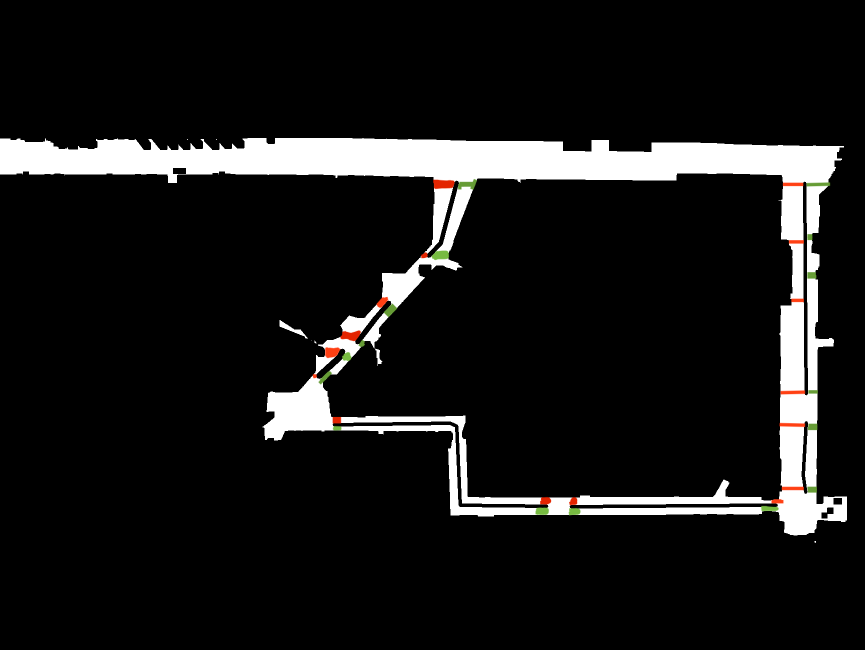
#> input picture install/path_planning/share/path_planning/maps/path_on_map_2.png, 1730 x 1300 px (shown at 1/2 size)
$ python stata_basement_modifier.py
#> lines starting #> are read from the running program, lines starting #| are printed output that depends on the picture
# cd home/racecar_ws/src/path_planning/install/path_planning/share/path_planning/maps

from PIL import Image
import numpy as np
import cv2

if False:
    # Load the map
    map_image = Image.open('stata_basement.png').convert('L')  # Convert to grayscale
    map_array = np.array(map_image)

    # Step 1: Set non-white to black and vice versa
    map_array = np.where(map_array < 255, 0, 255).astype(np.uint8)

    # Step 2: Invert colors (black to white, white to black)
    map_array = np.where(map_array == 255, 0, 255).astype(np.uint8)

    # Step 3: Dilate the white areas
    kernel = np.ones((12,12),np.uint8)
    map_array = cv2.dilate(map_array, kernel, iterations = 1)

    # Step 4: Flip colors back
    map_array = np.where(map_array == 255, 0, 255).astype(np.uint8)

    # Save the processed map
    new_map_image = Image.fromarray(map_array)
    new_map_image.save('processed_map.png')
    new_map_image.save('path_on_map.png')


    import json

    def world_to_pixel(world_xy, origin = (25.9, 48.5), resolution = 0.0504):
        world_x, world_y = world_xy
        # Convert world coordinates (meters) to pixel coordinates
        pixel_x = -int((world_x - origin[0]) / resolution)
        pixel_y = int((world_y - origin[1]) / resolution) + 1300
        return pixel_x, pixel_y


    def load_trajectory(file_path):
        # Open the file and load the data
        with open(file_path, 'r') as file:
            data = json.load(file)

        # Extract the points
        points = data['points']
        trajectory = [(point['x'], point['y']) for point in points]
        return trajectory

    for i in range(7):
        # Usage
        trajectory = load_trajectory(f'../lanes/lane-segment-{str(i+1)}.traj')
        # Example usage

        # Drawing the trajectory onto the map
        map_image = cv2.imread('path_on_map.png')
        for j in range(len(trajectory)-1):
            start_point = world_to_pixel(trajectory[j])
            end_point = world_to_pixel(trajectory[j+1])
            print(start_point, end_point)
            if i == 0:
                cv2.line(map_image, start_point, end_point, color=(0,0,0), thickness=8)
            elif i == 1:
                cv2.line(map_image, start_point, end_point, color=(0,0,0), thickness=10)
            elif i == 2:
                cv2.line(map_image, start_point, end_point, color=(0,0,0), thickness=12)
            else:
                cv2.line(map_image, start_point, end_point, color=(0,0,0), thickness=5)
            # map_array[int(y), int(x)] = 0  # Set trajectory pixels to black (obstacles)

        cv2.imwrite('path_on_map.png', map_image)
        # Save the map with the trajectory
        # new_map_image = Image.fromarray(map_array)
        # new_map_image.save('map_with_trajectory.png')


def convert_image_to_occupancy(image_path, output_path):
    # Load the RGB image
#> called with image_path = 'path_on_map_2.png', output_path = 'updated_path_on_map.png'
    image = cv2.imread(image_path)
#> image is the input picture: shape (1300, 1730, 3); mean B, G, R 24.2, 24.5, 24.7
    if image is None:
        print("Failed to load image")
        return

    # Convert to grayscale for easy white and black detection
    gray_image = cv2.cvtColor(image, cv2.COLOR_BGR2GRAY)

    # Rotate the image 180 degrees
    gray_image = cv2.rotate(image, cv2.ROTATE_180)
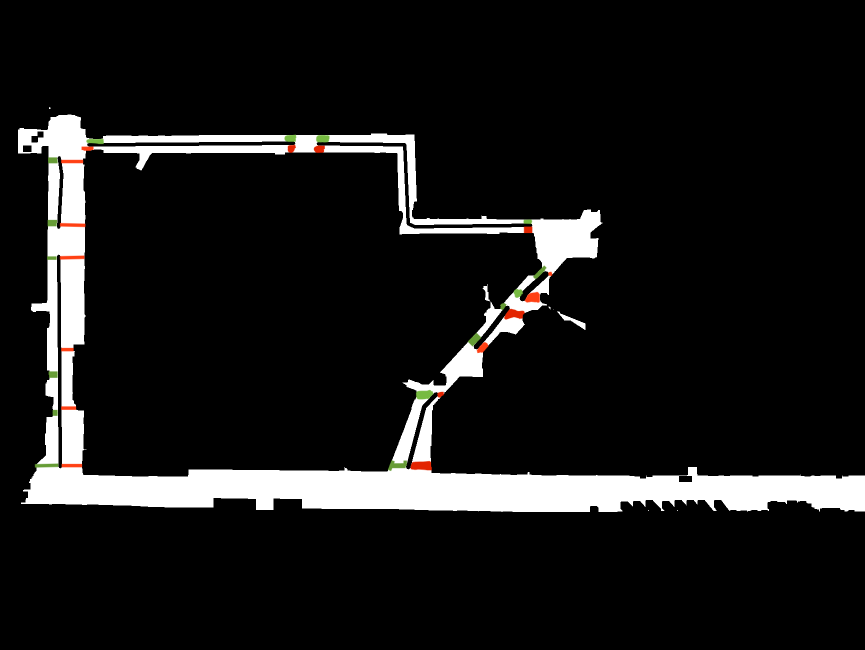
#> gray_image: shape (1300, 1730, 3) (shown at 1/2 size); mean B, G, R 24.2, 24.5, 24.7

    # Initialize the occupancy grid
    occupancy_grid = np.ones((image.shape[0], image.shape[1]), dtype=np.uint8) * 255

    # Extract RGB channels
    red_channel = image[:, :, 2]
    green_channel = image[:, :, 1]
    blue_channel = image[:, :, 0]

    # Define masks for white and black
    white_mask = (gray_image == 255)
    black_mask = (gray_image == 0)
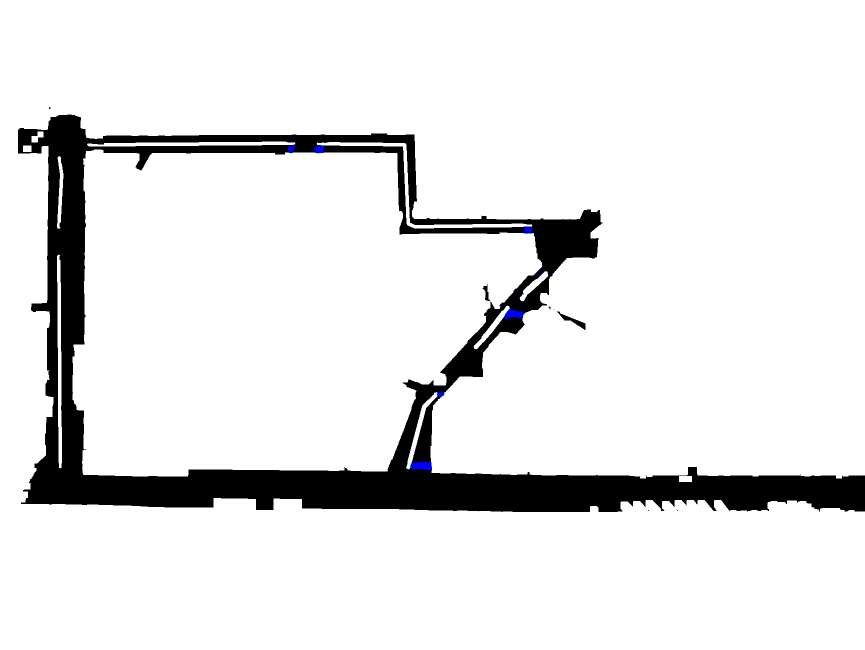
#> black_mask: shape (1300, 1730, 3) bool (shown at 1/2 size); mean B, G, R 0.902, 0.902, 0.902

    # Assign values for white and black
#> (the run stopped early here; a loop or call above may not have finished)
